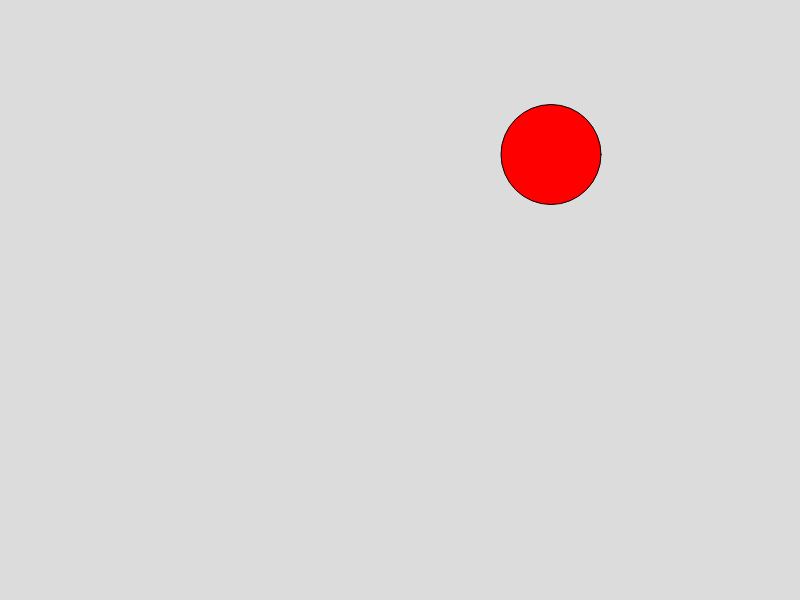
Frame 1 (no input)
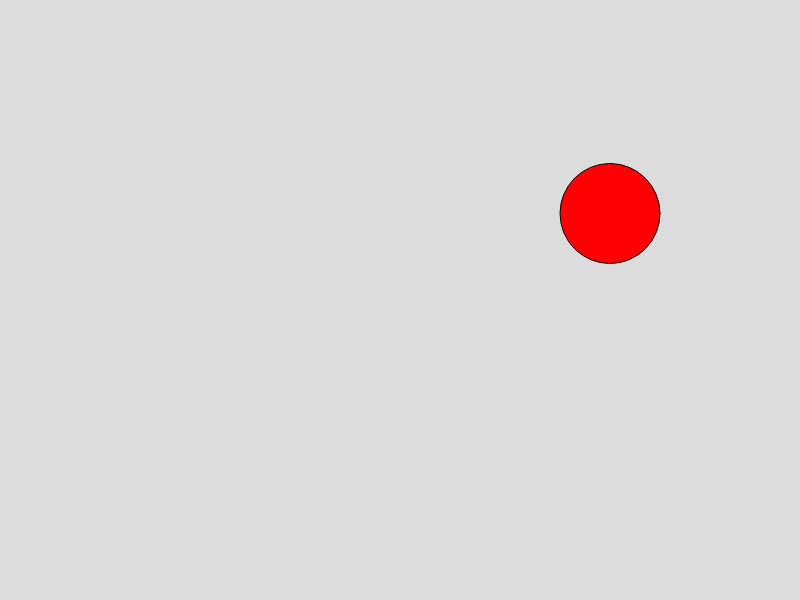
Frame 60 (no input)
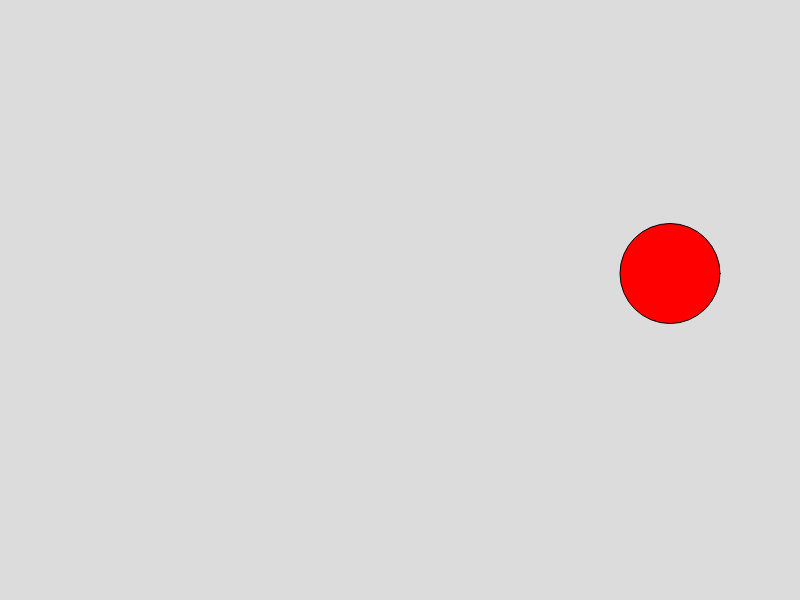
Frame 120 (the mouse pressed at the canvas centre since frame 60)

The p5.js sketch that drew these frames (run headless with seeded random() and noise() and a simulated clock; from frame 60 on, the mouse is pressed at the canvas centre):

// p5.js sketch
// ── sketch.js
let C1X;
let C1Y;
let C1R = 100;
let C1SX = 1;
let C1SY = 1;

function setup() {
  createCanvas(800, 600);
  C1X = random(50,width-50);
  C1Y = random(50,height-50);
}

function draw() {
  background(220);
  if (C1X < 50 || C1X > width-50) {
    C1SX*= -1;
  }
  if (C1Y < 50 || C1Y > height-50) {
    C1SY*= -1;
  }
  C1X+=C1SX;
  C1Y+=C1SY;
  if (abs(sqrt((C1X-mouseX)**2+(C1Y-mouseY)**2)) < C1R/2) {
    fill(0,255,0);
  }
  else {
    fill(255,0,0);
  }
  ellipse(C1X,C1Y,C1R,C1R);
}
